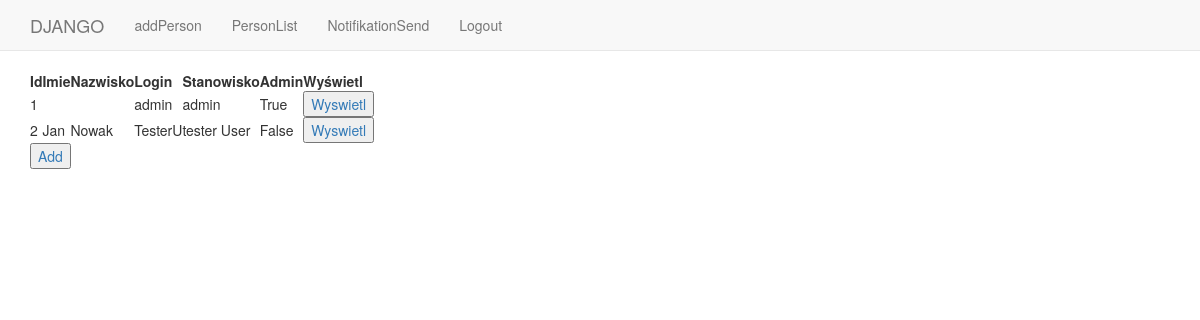
/polls/PersonList/ (signed in), run on an earlier commit of the app's database.
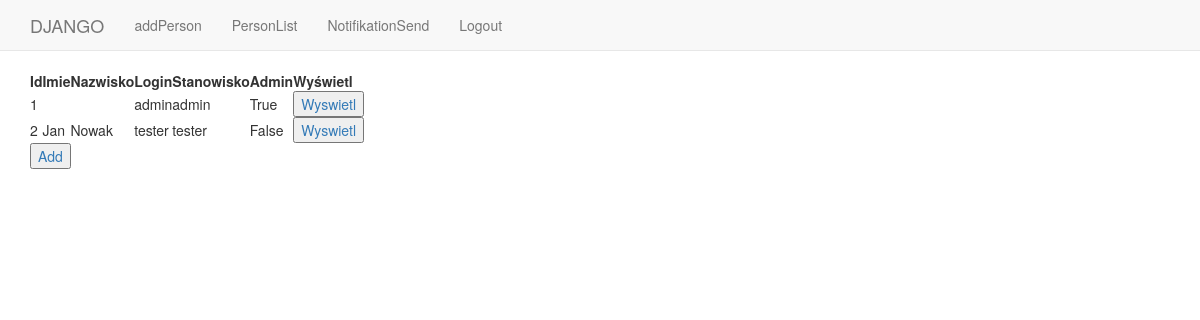
And on a later commit of the database.
### polls/models.py (models this page shows)
class Person(models.Model):
    user = models.OneToOneField(User, on_delete=models.CASCADE)
    position = models.CharField(max_length=60)
    admin = models.BooleanField(default=False)

### polls/views.py (the view)
# urls.py: path('PersonList/', views.PersonList.as_view(), name='personList'),
class PersonList(generic.ListView):
    template_name = 'polls/person.html'
    context_object_name = 'person'
    def get_queryset(self):
        if not self.request.user.is_authenticated:
            return HttpResponseRedirect(reverse('polls:login'))
        else:
            return Person.objects.order_by('user')

### templates/polls/person.html
{% extends "polls/base.html" %}
{% block body_block %}
<table>
  <tr>
      <th>Id</th>
      <th>Imie</th>
      <th>Nazwisko</th>
      <th>Login</th>
      <th>Stanowisko</th>
      <th>Admin</th>
      <th>Wyświetl</th>
  </tr>
{% if person.count > 0  %}
    <tr>
    {% for p in person %}
         <td>{{ p.id }}</td>
         <td>{{ p.user.first_name }}</td>
         <td>{{ p.user.last_name }}</td>
         <td>{{ p.user.username }}</td>
         <td>{{ p.position }}</td>
         <td>{{ p.admin }}</td>
        <td><a href="{% url 'polls:detailPerson'  p.id %}"><button value="Wyswietl">Wyswietl</button> </a></td></tr>
    {% endfor %}
{% else %}
    <p>No polls are available.</p>
{% endif %}
</table>
<a href="{% url 'polls:register' %}" ><button>Add</button></a>
{% endblock %}

What changed in the data, as far as the page shows it:
changed Person "False": user.username "TesterU" → "tester"; position "tester User" → "tester"
